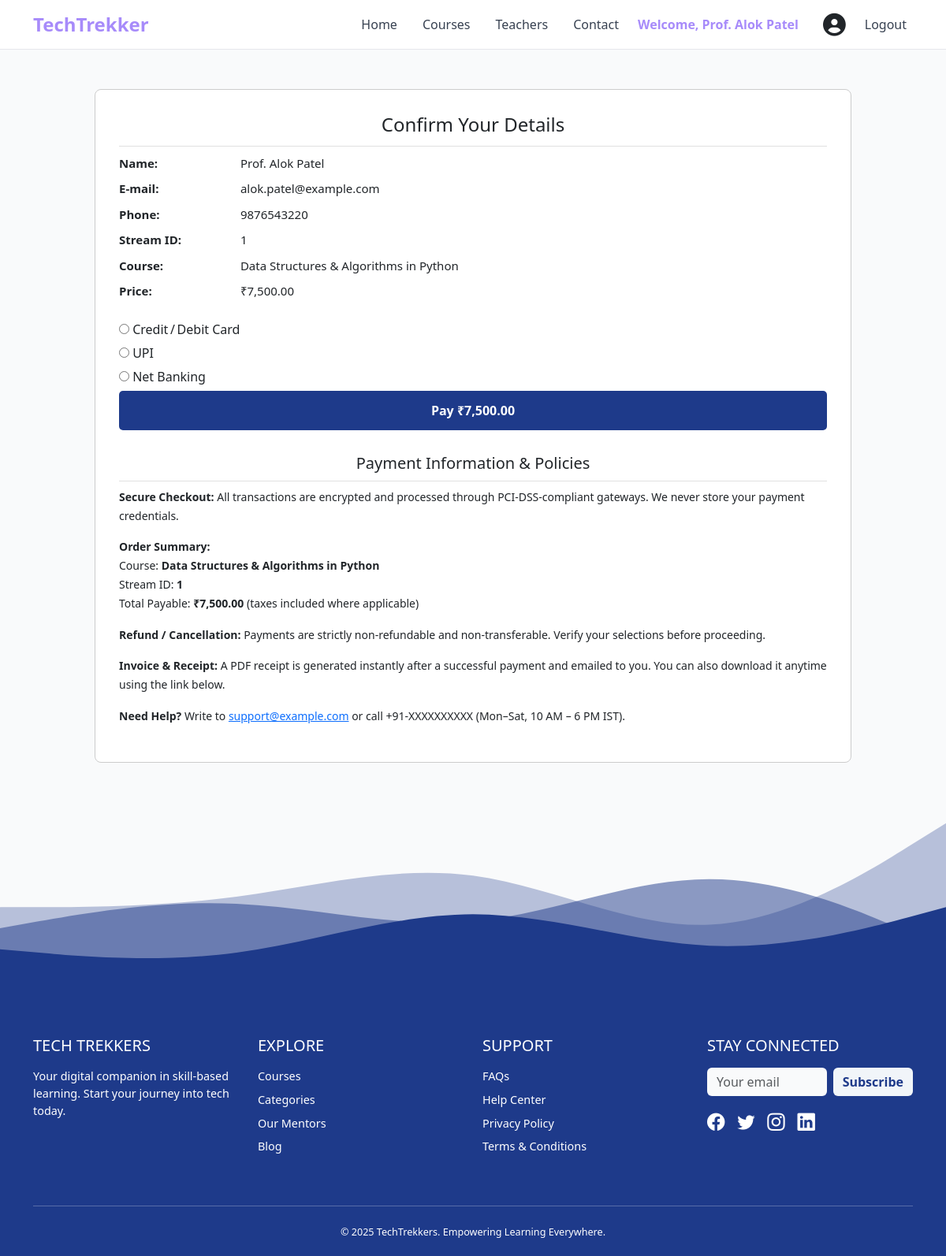
The page /payment.php?course_id=101 (signed in) on the database its author committed.
### tables this page shows
CREATE TABLE `courses` (
  `stream_id` int(11) DEFAULT NULL,
  `course_id` int(11) NOT NULL,
  `course_name` varchar(255) DEFAULT NULL,
  `estimated_duration` varchar(100) DEFAULT NULL,
  `price` decimal(10,2) DEFAULT NULL,
  `key_topics_summary` text DEFAULT NULL,
  `image_url` varchar(500) DEFAULT NULL,
  `instructor_name` varchar(255) DEFAULT NULL,
  `skill_level` varchar(50) DEFAULT NULL,
  `average_rating` float DEFAULT NULL,
  `num_reviews` int(11) DEFAULT NULL,
  `short_tagline` text DEFAULT NULL,
  `num_students_enrolled` int(11) DEFAULT NULL,
  `prerequisites` text DEFAULT NULL,
  `badge_label` varchar(50) DEFAULT NULL,
  `display_stream_name` varchar(255) DEFAULT NULL
);

### payment.php (the view, shortened to what this page needs)
<?php
require_once 'db.php';
$userEmail = $_SESSION['user_email'];
$userType  = $_SESSION['user_type'] ?? '';
$userName  = '';
$phone     = '';
$courseId  = $_GET['course_id']  ?? '';
$streamId  = $_GET['stream_id']  ?? '';
$courseName = '';
switch ($userType) {
    case 'teacher':
        $stmt = $connection->prepare(
            "SELECT full_name, phone_number
             FROM teachers WHERE email_address = ?"
        );
        $stmt->bind_param("s", $userEmail);
        $stmt->execute();
        $stmt->bind_result($userName, $phone);
        break;
}
if ($courseId) {
    $stmt = $connection->prepare(
        "SELECT course_name, stream_id FROM courses WHERE course_id = ?"
    );
    $stmt->bind_param("i", $courseId);
    $stmt->execute();
    $stmt->bind_result($courseName, $streamId);
}
$price = 0.00;
if ($courseId) {
    $pstmt = $connection->prepare("SELECT price FROM courses WHERE course_id = ?");
    $pstmt->bind_param("i", $courseId);
    $pstmt->execute();
    $pstmt->bind_result($price);
}
?>
<?php include 'header.php'; ?>
<div class="pay-wrapper">
    <h2>Confirm Your Details</h2>
    <div class="info-row"><span>Name:</span>   <?= htmlspecialchars($userName) ?></div>
    <div class="info-row"><span>E-mail:</span> <?= htmlspecialchars($userEmail) ?></div>
    <?php if ($phone): ?>
        <div class="info-row"><span>Phone:</span> <?= htmlspecialchars($phone) ?></div>
    <?php endif; ?>
    <div class="info-row"><span>Stream ID:</span> <?= htmlspecialchars($streamId) ?></div>
    <div class="info-row"><span>Course:</span>    <?= htmlspecialchars($courseName) ?></div>
    <div class="info-row"><span>Price:</span>     ₹<?= number_format($price, 2) ?></div>
    <form action="process_payment.php" method="post" class="method-section">
        <label>
            <input type="radio" name="payment_method" value="card" required>
            Credit / Debit Card
        </label>
        <label>
            <input type="radio" name="payment_method" value="upi">
            UPI
        </label>
        <label>
            <input type="radio" name="payment_method" value="netbanking">
            Net Banking
        </label>
        <button type="submit" class="btn-pay">Pay ₹<?= number_format($price, 2) ?></button>
    </form>
    <div style="margin-top:30px; font-size:14px; line-height:1.7;">
        <h3 style="text-align:center; font-size:20px; border-bottom:1px solid #e0e0e0; padding-bottom:10px;">
            Payment Information & Policies
        </h3>
        <p><strong>Secure Checkout:</strong> All transactions are encrypted and processed through PCI-DSS-compliant gateways. We never store your payment credentials.</p>
        <p><strong>Order Summary:</strong><br>
           Course: <b><?= htmlspecialchars($courseName) ?></b><br>
           Stream ID: <b><?= htmlspecialchars($streamId) ?></b><br>
           Total Payable: <b>₹<?= number_format($price, 2) ?></b> (taxes included where applicable)</p>
        <p><strong>Refund / Cancellation:</strong> Payments are strictly non-refundable and non-transferable. Verify your selections before proceeding.</p>
        <p><strong>Invoice & Receipt:</strong> A PDF receipt is generated instantly after a successful payment and emailed to you. You can also download it anytime using the link below.</p>
        <p><strong>Need Help?</strong> Write to <a href="mailto:support@example.com">support@example.com</a> or call +91-XXXXXXXXXX (Mon–Sat, 10 AM – 6 PM IST).</p>
    </div>
</div>
<?php include 'footer.php'; ?>

### index.css (style rules this page uses)
body { background-color: #f9fafb !important; color: #374151; font-family: "Segoe UI", Tahoma, Geneva, Verdana, sans-serif; }

### payment.php (style rules this page uses)
.pay-wrapper { width: 80%; margin: 50px auto; background: #fff; border: 1px solid #ccc; border-radius: 8px; padding: 30px; font-family: 'Segoe UI', sans-serif; }
.pay-wrapper h2 { margin-top: 0; text-align: center; font-size: 24px; border-bottom: 1px solid #e0e0e0; padding-bottom: 12px; }
.info-row { margin: 10px 0; font-size: 15px; }
.info-row span { display: inline-block; width: 150px; font-weight: 600; }
.method-section { margin-top: 25px; }
.method-section label { display: block; margin: 6px 0; cursor: pointer; }
.btn-pay { display: block; width: 100%; padding: 13px; font-size: 16px; font-weight: 600; background: #1E3A8A; color: #fff; border: none; border-radius: 5px; cursor: pointer; }

### rows shown on the page
courses: stream "1", course_name "Data Structures & Algorithms in Python", price "7,500.00"

### other values the page prints
$userName "Prof. Alok Patel"
$userEmail "alok.patel@example.com"
$phone "9876543220"
